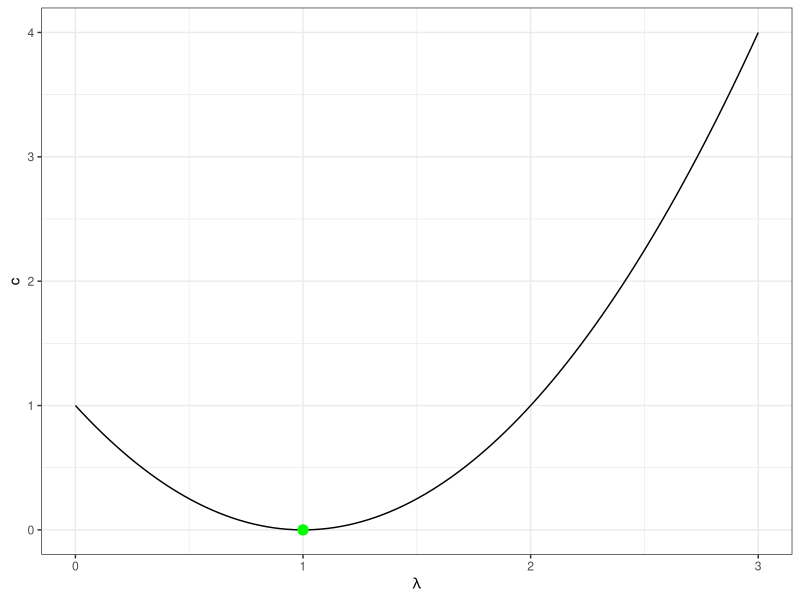
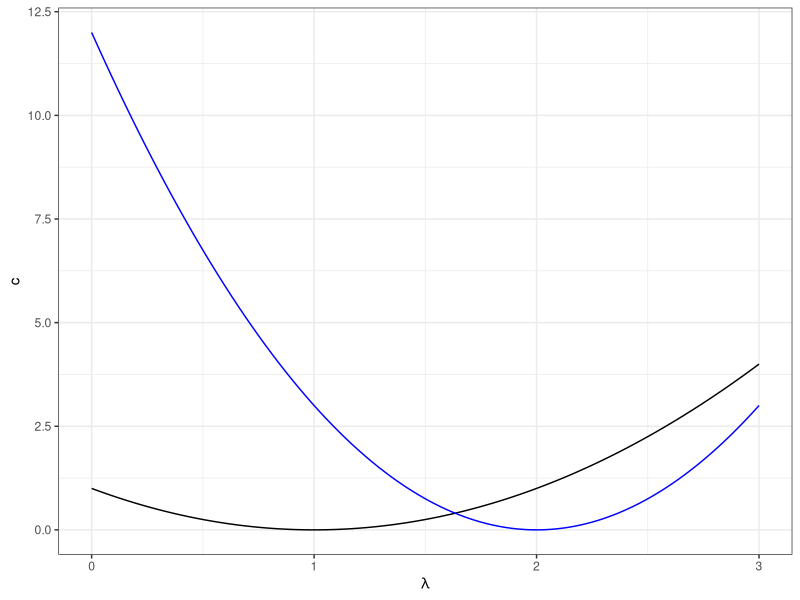
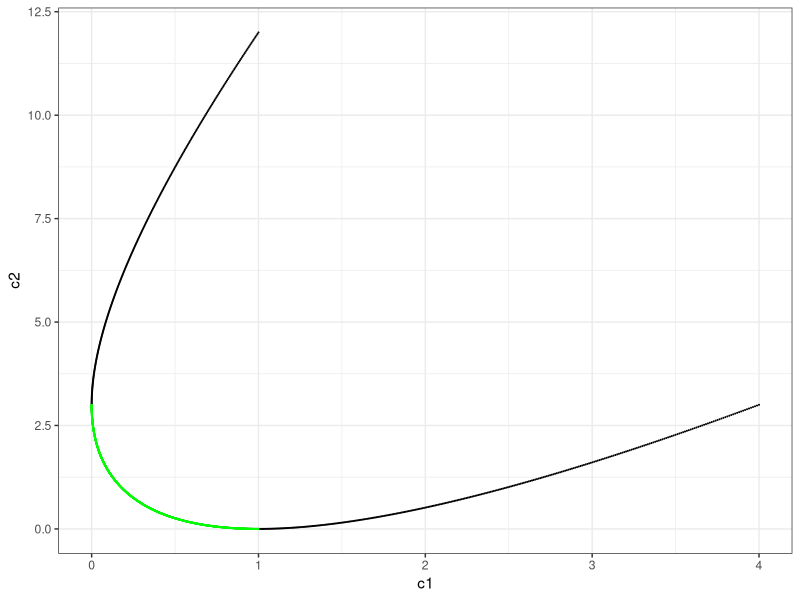

Write R code to recreate these figures, in order.
library(ggplot2)

fun = function(x) (x - 1)^2
p = ggplot(data.frame(x = c(0, 3)), aes(x)) + stat_function(fun = fun)
p = p + geom_point(x = 1, y = 0, color = "green", size = 3)
p = p + theme_bw() + ylab("c") + xlab(expression(lambda))
ggsave(p, filename = "../images/graph1.png", height = 2, width = 2)

fun1 = function(x) (x - 1)^2
fun2 = function(x) 3 * (x - 2)^2
p = ggplot(data.frame(x = c(0, 3)), aes(x)) + stat_function(fun = fun1) + stat_function(fun = fun2, color = "blue")
p = p + theme_bw() +  ylab("c") + xlab(expression(lambda))

ggsave(p, filename = "../images/graph2.png", height = 2, width = 2)

x = seq(0, 3, length.out = 1000)
xpareto = seq(1, 2, length.out = 1000)

p2 = ggplot() + geom_point(data = data.frame(c1 = fun1(x), c2 = fun2(x)), aes(x = c1, y = c2), size = 0.05) + geom_point(data = data.frame(c1 = fun1(xpareto), c2 = fun2(xpareto)), aes(x = c1, y = c2), color = "green", size = 0.05) + theme_bw()

ggsave(p2, filename = "../images/graph3.png", height = 2, width = 2)
